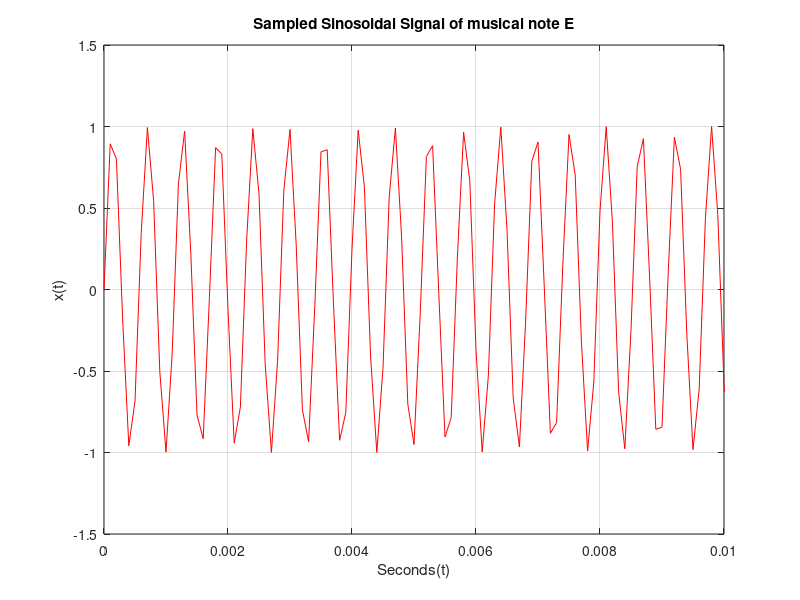

This figure's MATLAB source:
%%%%%%%%%%%%%%%%%%%%%%%%%%%%%%%
a = 1; %frequency multiplier
f0 = a*1760; %440 fundemental frequency
w0 = 2*pi*f0;
Ts = 0.0001; %time interval between samples
n=0:Ts:3-Ts; % sample space
x1=sin(w0*n); % signal (sampled)
%set = 0.01/30000;
%t=0:set:0.01-set;
plot(n,x1,'-r');
xlim([0 0.01]);
ylim([-1.5 1.5]);
grid on;
xlabel('Seconds(t)');
ylabel('x(t)');
title('Sampled Sinosoidal Signal of musical note E');
sound(x1);
%%%%%%%%%%%%%%%%%%%%%%%%%%%%%%%
